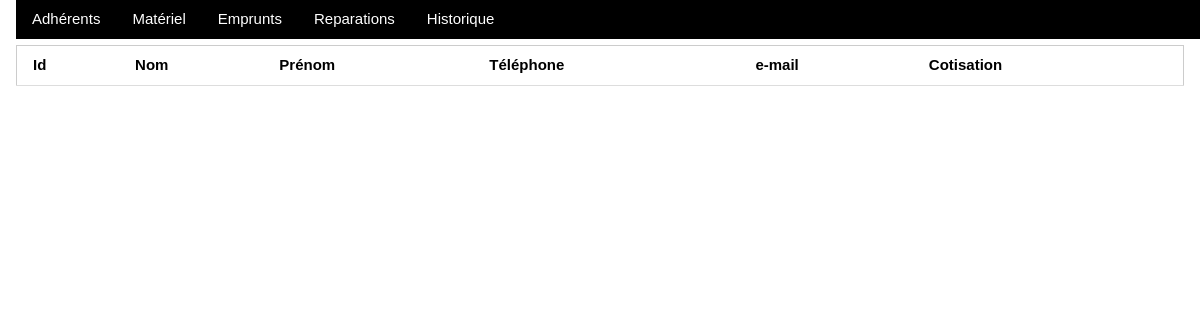
The app's page /adherents/, older data.
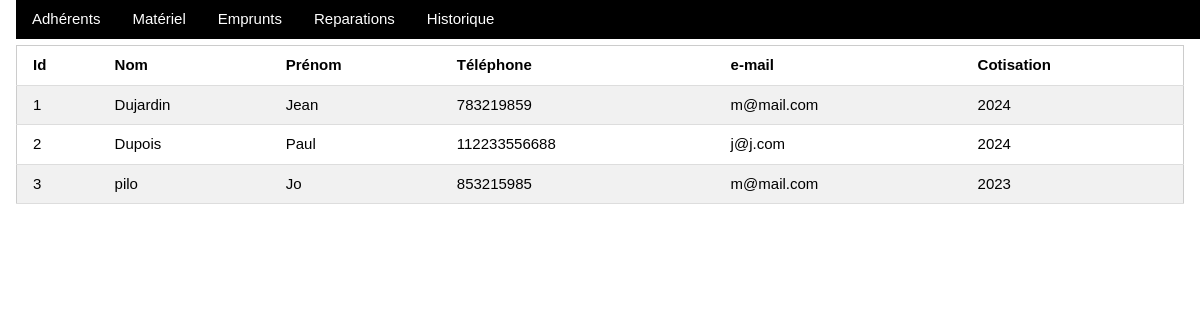
The same page, newer data.
### gestion/models.py (models this page shows, shortened)
class Adherent(models.Model):
    firstname = models.CharField(max_length=20)
    surname = models.CharField(max_length=20)
    email = models.EmailField(null=True, blank=True)
    phone = models.IntegerField(null=True, blank=True)
    adhesion = models.IntegerField(default=True)
    class Meta:
        verbose_name = 'Adherent'

### gestion/views.py (the view)
# urls.py: path('adherents/', views.adherents, name='adherents'),
def adherents(request):  # TODO: add sorting by name...
    context = {"adherents": Adherent.objects.all()}
    return render(request, "gestion/adherents.html", context)

### gestion/templates/gestion/adherents.html
{% include "gestion/head.html" %}
        <table class="w3-table-all w3-hoverable">
            <tr>
                <th>Id</th>
                <th>Nom</th>
                <th>Prénom</th>
                <th>Téléphone</th>
                <th>e-mail</th>
                <th>Cotisation</th>
            </tr>
            {% for a in adherents %}
                <tr>
                    <td>{{ a.id }}</td>
                    <td>{{ a.surname }}</td>
                    <td>{{ a.firstname }}</td>
                    <td>{{ a.phone }}</td>
                    <td>{{ a.email }}</td>
                    <td>{{ a.adhesion }}</td>
                </tr>
            {% endfor %}
        </table>
    </div>
</body>

Row changes from the older to the newer data that the page shows:
added Adherent: id "1", surname "Dujardin", firstname "Jean", phone "783219859", email "m@mail.com", adhesion "2024"
added Adherent: id "2", surname "Dupois", firstname "Paul", phone "112233556688", email "j@j.com", adhesion "2024"
added Adherent: id "3", surname "pilo", firstname "Jo", phone "853215985", email "m@mail.com", adhesion "2023"
